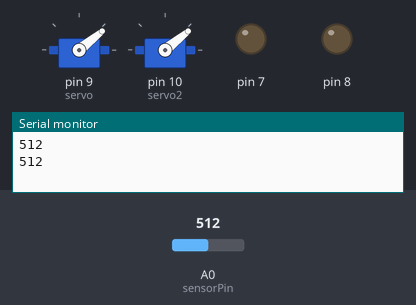
Recording of a sketch running on a simulated Arduino Uno, built with avr-gcc and run on an emulated ATmega328P. Parts: 2 × servo, output pins drawn as LEDs (lit = HIGH), the last lines printed to the serial monitor. The test bench sets the inputs (shaded band); at power-on: A0 (sensorPin) = 512.

Above: at 6.3 s.
6.4 s: A0 (sensorPin) set to 110
At 6.65 s:
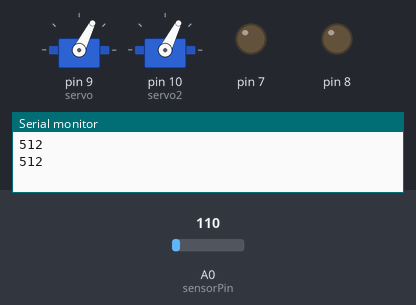
12.6 s: A0 (sensorPin) set to 91
At 12.84 s:
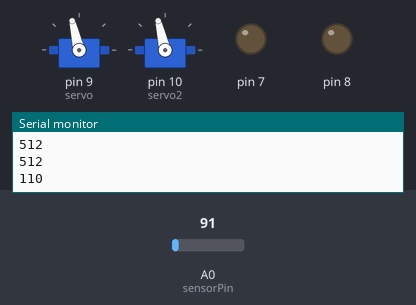
At 17.1 s:
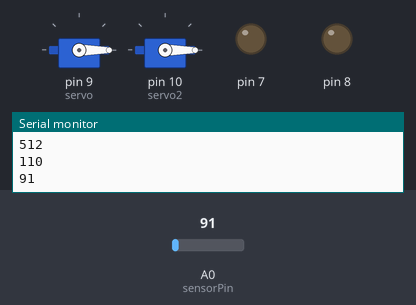
Timing chart, 0 to 18.6 s (numbered marks = the images above; inputs shaded):
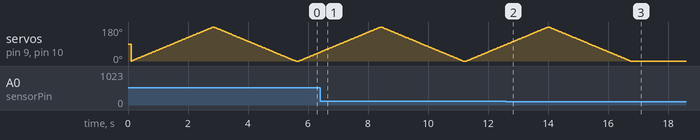

Measured:
- the behaviour switches between 100 and 99 on A0 (sensorPin) (found by bisection; images 1 and 2)
- after the input at 12.6 s, servo on pin 9 (servo), servo on pin 10 (servo2): goes on until 16.7 s, then stays 0°

The sketch:

cap_3.ino
```cpp
#include <Servo.h>
Servo servo;
Servo servo2;
int pos = 0;
int sensorPin = A0;
int Val = 0;

void setup() {
  Serial.begin(9600);
  pinMode(7,OUTPUT);
  pinMode(8,OUTPUT);
  servo.attach(9);
  servo2.attach(10);
}

void loop() {
Val = analogRead(sensorPin);
Serial.println(Val);
delay(100);
  for (pos = 0; pos <= 180; pos += 1) {
    if (Val<100){

      delay(300000);
      pos=180;
      }
   servo.write(pos);
   servo2.write(pos);
    delay(15);
  }
  for (pos = 180; pos >= 0; pos -= 1) {
    if (Val<100){
      delay(300000);
      pos=0;
      }
    servo.write(pos);
    servo2.write(pos);
    delay(15);
  }
}
```
